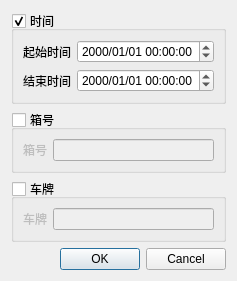
<?xml version="1.0" encoding="UTF-8"?>
<ui version="4.0">
 <class>Find_Dialog</class>
 <widget class="QDialog" name="Find_Dialog">
  <property name="geometry">
   <rect>
    <x>0</x>
    <y>0</y>
    <width>224</width>
    <height>257</height>
   </rect>
  </property>
  <property name="windowTitle">
   <string>Dialog</string>
  </property>
  <layout class="QGridLayout" name="gridLayout_4">
   <item row="0" column="0">
    <widget class="QGroupBox" name="groupBox">
     <property name="title">
      <string>时间</string>
     </property>
     <property name="checkable">
      <bool>true</bool>
     </property>
     <layout class="QGridLayout" name="gridLayout">
      <item row="0" column="0">
       <layout class="QHBoxLayout" name="horizontalLayout">
        <item>
         <widget class="QLabel" name="label">
          <property name="text">
           <string>起始时间</string>
          </property>
         </widget>
        </item>
        <item>
         <widget class="QDateTimeEdit" name="dateTimeEdit">
          <property name="wrapping">
           <bool>false</bool>
          </property>
          <property name="keyboardTracking">
           <bool>true</bool>
          </property>
          <property name="showGroupSeparator" stdset="0">
           <bool>false</bool>
          </property>
          <property name="displayFormat">
           <string>yyyy/MM/dd hh:mm:ss</string>
          </property>
          <property name="calendarPopup">
           <bool>false</bool>
          </property>
         </widget>
        </item>
       </layout>
      </item>
      <item row="1" column="0">
       <layout class="QHBoxLayout" name="horizontalLayout_2">
        <item>
         <widget class="QLabel" name="label_2">
          <property name="text">
           <string>结束时间</string>
          </property>
         </widget>
        </item>
        <item>
         <widget class="QDateTimeEdit" name="dateTimeEdit_2">
          <property name="displayFormat">
           <string>yyyy/MM/dd hh:mm:ss</string>
          </property>
         </widget>
        </item>
       </layout>
      </item>
     </layout>
    </widget>
   </item>
   <item row="1" column="0">
    <widget class="QGroupBox" name="groupBox_3">
     <property name="title">
      <string>箱号</string>
     </property>
     <property name="checkable">
      <bool>true</bool>
     </property>
     <property name="checked">
      <bool>false</bool>
     </property>
     <layout class="QGridLayout" name="gridLayout_2">
      <item row="0" column="0">
       <layout class="QHBoxLayout" name="horizontalLayout_4">
        <item>
         <widget class="QLabel" name="label_4">
          <property name="text">
           <string>箱号</string>
          </property>
         </widget>
        </item>
        <item>
         <widget class="QLineEdit" name="lineEdit_2"/>
        </item>
       </layout>
      </item>
     </layout>
    </widget>
   </item>
   <item row="2" column="0">
    <widget class="QGroupBox" name="groupBox_2">
     <property name="title">
      <string>车牌</string>
     </property>
     <property name="checkable">
      <bool>true</bool>
     </property>
     <property name="checked">
      <bool>false</bool>
     </property>
     <layout class="QGridLayout" name="gridLayout_3">
      <item row="0" column="0">
       <layout class="QHBoxLayout" name="horizontalLayout_3">
        <item>
         <widget class="QLabel" name="label_3">
          <property name="text">
           <string>车牌</string>
          </property>
         </widget>
        </item>
        <item>
         <widget class="QLineEdit" name="lineEdit"/>
        </item>
       </layout>
      </item>
     </layout>
    </widget>
   </item>
   <item row="3" column="0">
    <widget class="QDialogButtonBox" name="buttonBox">
     <property name="orientation">
      <enum>Qt::Horizontal</enum>
     </property>
     <property name="standardButtons">
      <set>QDialogButtonBox::Cancel|QDialogButtonBox::Ok</set>
     </property>
    </widget>
   </item>
  </layout>
 </widget>
 <resources/>
 <connections>
  <connection>
   <sender>buttonBox</sender>
   <signal>accepted()</signal>
   <receiver>Find_Dialog</receiver>
   <slot>accept()</slot>
   <hints>
    <hint type="sourcelabel">
     <x>248</x>
     <y>254</y>
    </hint>
    <hint type="destinationlabel">
     <x>157</x>
     <y>274</y>
    </hint>
   </hints>
  </connection>
  <connection>
   <sender>buttonBox</sender>
   <signal>rejected()</signal>
   <receiver>Find_Dialog</receiver>
   <slot>reject()</slot>
   <hints>
    <hint type="sourcelabel">
     <x>316</x>
     <y>260</y>
    </hint>
    <hint type="destinationlabel">
     <x>286</x>
     <y>274</y>
    </hint>
   </hints>
  </connection>
 </connections>
</ui>
